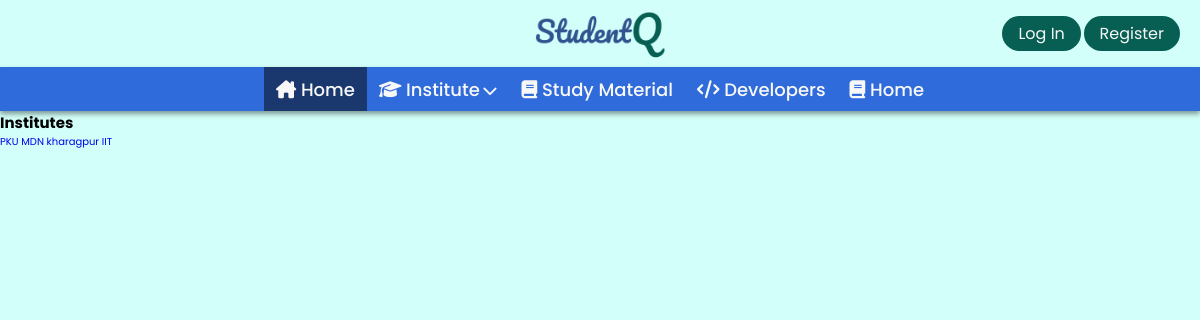
Page /institute/ on the committed database.
### Base/models.py (models this page shows, shortened)
class Institute(models.Model):
    name = models.CharField(max_length=200)

### Base/views.py (the view)
# urls.py: path('institute/',views.Institutes, name='institute'),
def Institutes(request):
    all_institutes = Institute.objects.all()
    context ={}
    context["all_institutes"] = all_institutes
    return render(request, "institute.html", context)

### Base/templates/institute.html
{% extends "main.html" %}
{% block body %}
<h2>Institutes</h2>
{% for instut in all_institutes %}
<a href="{% url 'notices' instut.id  %}">{{instut.name}}</a>
{% endfor %}
{% endblock body %}

### static/mStyle/main.css (style rules this page uses)
:root { --light-green-theme: #D2FFF9; --light-blue: #669CFF; --main-blue: #2F6BDA; --dark-blue: #1a376e; --light-dark-blue: #083891; --theme-clr: #075E53; --theme-clr-light: #178274; --hover-green: #094a42; --black: #000; --white: #fff; --drk-white: #f8f8f8; --light-gray: #d9d9d9; --placeholder-clr: #707070; --main-yellow: #FFE454; --font-primary: 'Poppins', sans-serif; --font-secondary: 'Righteous', cursive; }
*::placeholder { color: var(--placeholder-clr); }
*, *::before, *::after { margin: 0; padding: 0; box-sizing: border-box; scrollbar-width: thin; scrollbar-color: var(--theme-clr) var(--light-gray); }
html { font-size: 62.5%; overflow-x: hidden; }
body { min-height: 100vh; font-family: 'Poppins', sans-serif; overflow-x: hidden; background: var(--light-green-theme); }
a { text-decoration: none; }

### rows in the picture
Institute: name "PKU"
Institute: name "MDN"
Institute: name "kharagpur IIT"
